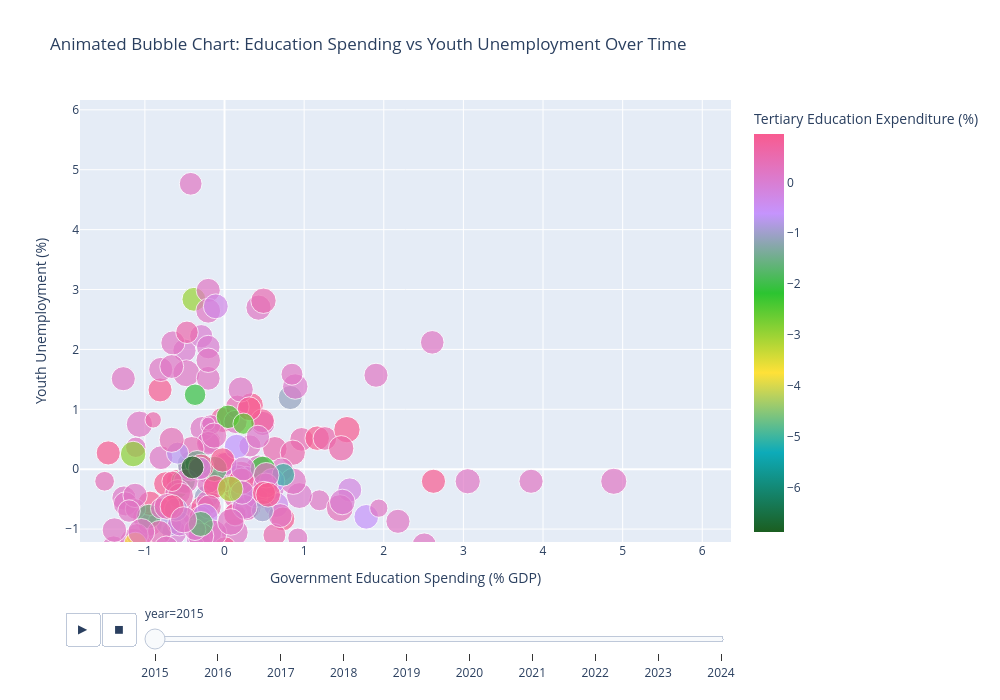

Here is the notebook cell this chart was saved with:
### Markdown cell above
## <a id='toc4_5_'></a>[Bubble Chart](#toc0_)

### Code cell
fig = px.scatter(
    df,
    x='gov_exp_gdp',
    y='unemp_youth',
    size=size_scaled,
    color='exp_tertiary',
    animation_frame='year',
    animation_group='country',
    hover_name='country',
    hover_data=['unemp_total', 'labor_adv_edu'],
    color_continuous_scale=custom_palette,
    size_max=20,
    title="Animated Bubble Chart: Education Spending vs Youth Unemployment Over Time",
    labels={
        'gov_exp_gdp': 'Government Education Spending (% GDP)',
        'unemp_youth': 'Youth Unemployment (%)',
        'attain_bachelors': 'Bachelors Attainment (%)',
        'exp_tertiary': 'Tertiary Education Expenditure (%)'
    },
    range_x=[df['gov_exp_gdp'].min() * 0.9, df['gov_exp_gdp'].max() * 1.1],
    range_y=[df['unemp_youth'].min() * 0.9, df['unemp_youth'].max() * 1.1]
)
fig.update_layout(width=1000, height=700)
fig.show()

### Figure 1 — Plotly figure (JSON) as saved in the notebook; plotly's stock layout.template omitted (floating-point values rounded to 4 significant figures; data arrays with more than 128 entries replaced by an {"elided": "..."} marker saying what was removed)
{"data": [{"customdata": {"elided": "177x2 float values"}, "hovertemplate": "<b>%{hovertext}</b><br><br>year=2015<br>Government Education Spending (% GDP)=%{x}<br>Youth Unemployment (%)=%{y}<br>size=%{marker.size}<br>unemp_total=%{customdata[0]}<br>labor_adv_edu=%{customdata[1]}<br>Tertiary Education Expenditure (%)=%{marker.color}<extra></extra>", "hovertext": {"elided": "177 str values"}, "ids": {"elided": "177 str values"}, "legendgroup": "", "marker": {"color": {"elided": "177 float values"}, "coloraxis": "coloraxis", "size": {"elided": "177 float values"}, "sizemode": "area", "sizeref": 0.075, "symbol": "circle"}, "mode": "markers", "name": "", "orientation": "v", "showlegend": false, "type": "scatter", "x": {"elided": "177 float values"}, "xaxis": "x", "y": {"elided": "177 float values"}, "yaxis": "y"}], "layout": {"coloraxis": {"colorbar": {"title": {"text": "Tertiary Education Expenditure (%)"}}, "colorscale": [[0, "#1B5E20"], [0.2, "#0DABB9"], [0.4, "#FFE138"], [0.6, "#2CC431"], [0.8, "#C594FD"], [1, "#F85B90"]]}, "height": 700, "legend": {"itemsizing": "constant", "tracegroupgap": 0}, "sliders": [{"active": 0, "currentvalue": {"prefix": "year="}, "len": 0.9, "pad": {"b": 10, "t": 60}, "steps": [{"args": [["2015"], {"frame": {"duration": 0, "redraw": false}, "fromcurrent": true, "mode": "immediate", "transition": {"duration": 0, "easing": "linear"}}], "label": "2015", "method": "animate"}, {"args": [["2016"], {"frame": {"duration": 0, "redraw": false}, "fromcurrent": true, "mode": "immediate", "transition": {"duration": 0, "easing": "linear"}}], "label": "2016", "method": "animate"}, {"args": [["2017"], {"frame": {"duration": 0, "redraw": false}, "fromcurrent": true, "mode": "immediate", "transition": {"duration": 0, "easing": "linear"}}], "label": "2017", "method": "animate"}, {"args": [["2018"], {"frame": {"duration": 0, "redraw": false}, "fromcurrent": true, "mode": "immediate", "transition": {"duration": 0, "easing": "linear"}}], "label": "2018", "method": "animate"}, {"args": [["2019"], {"frame": {"duration": 0, "redraw": false}, "fromcurrent": true, "mode": "immediate", "transition": {"duration": 0, "easing": "linear"}}], "label": "2019", "method": "animate"}, {"args": [["2020"], {"frame": {"duration": 0, "redraw": false}, "fromcurrent": true, "mode": "immediate", "transition": {"duration": 0, "easing": "linear"}}], "label": "2020", "method": "animate"}, {"args": [["2021"], {"frame": {"duration": 0, "redraw": false}, "fromcurrent": true, "mode": "immediate", "transition": {"duration": 0, "easing": "linear"}}], "label": "2021", "method": "animate"}, {"args": [["2022"], {"frame": {"duration": 0, "redraw": false}, "fromcurrent": true, "mode": "immediate", "transition": {"duration": 0, "easing": "linear"}}], "label": "2022", "method": "animate"}, {"args": [["2023"], {"frame": {"duration": 0, "redraw": false}, "fromcurrent": true, "mode": "immediate", "transition": {"duration": 0, "easing": "linear"}}], "label": "2023", "method": "animate"}, {"args": [["2024"], {"frame": {"duration": 0, "redraw": false}, "fromcurrent": true, "mode": "immediate", "transition": {"duration": 0, "easing": "linear"}}], "label": "2024", "method": "animate"}], "x": 0.1, "xanchor": "left", "y": 0, "yanchor": "top"}], "title": {"text": "Animated Bubble Chart: Education Spending vs Youth Unemployment Over Time"}, "updatemenus": [{"buttons": [{"args": [null, {"frame": {"duration": 500, "redraw": false}, "fromcurrent": true, "mode": "immediate", "transition": {"duration": 500, "easing": "linear"}}], "label": "&#9654;", "method": "animate"}, {"args": [[null], {"frame": {"duration": 0, "redraw": false}, "fromcurrent": true, "mode": "immediate", "transition": {"duration": 0, "easing": "linear"}}], "label": "&#9724;", "method": "animate"}], "direction": "left", "pad": {"r": 10, "t": 70}, "showactive": false, "type": "buttons", "x": 0.1, "xanchor": "right", "y": 0, "yanchor": "top"}], "width": 1000, "xaxis": {"anchor": "y", "domain": [0, 1], "range": [-1.815, 6.361], "title": {"text": "Government Education Spending (% GDP)"}}, "yaxis": {"anchor": "x", "domain": [0, 1], "range": [-1.216, 6.164], "title": {"text": "Youth Unemployment (%)"}}}}
